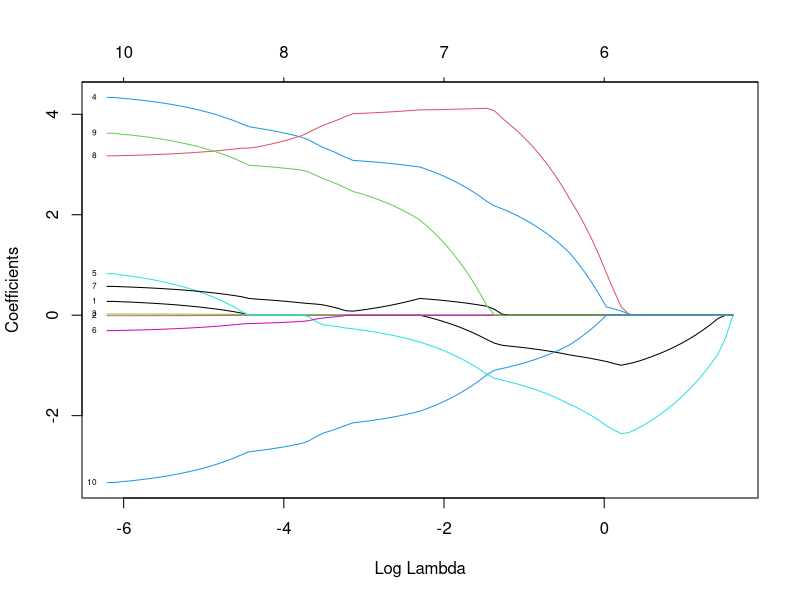
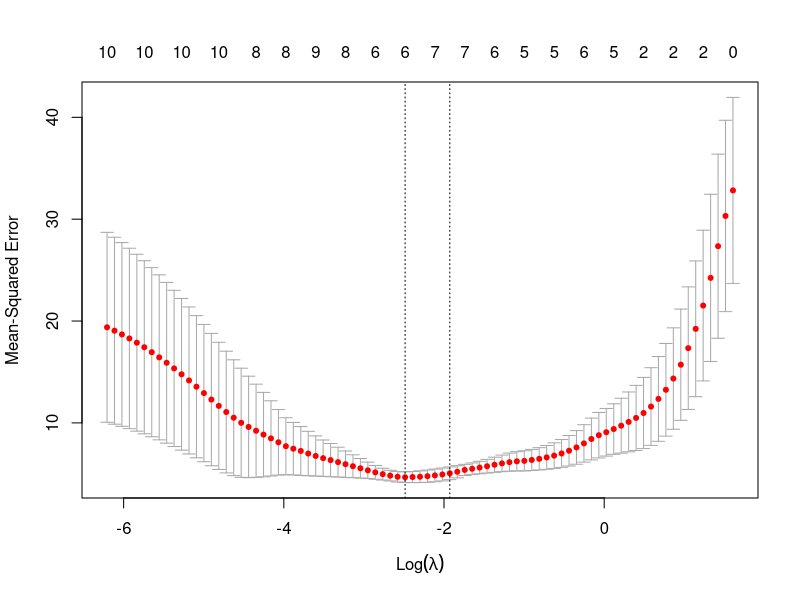

These charts were generated, in order, by the following R code:
######## step-up and step-down methods for mtcars #######
mtcars
names(mtcars)
cor(mtcars) # mpg is correletaed with wt (0.87),cyl (0.85), disp(0.85) and hp(0.78)
attach(mtcars)

#vs=as.factor(vs) # can be done but not needed as there are only values 0 and 1
#am=as.factor(am) # can be done but not needed as there are only values 0 and 1

#### Step up method for mtcars##########
summary(lm(mpg~cyl))
summary(lm(mpg~disp))
summary(lm(mpg~hp))
summary(lm(mpg~drat))
summary(lm(mpg~wt))  #the biggest R2=0.75 (and p-value is small)
summary(lm(mpg~qsec)) 
summary(lm(mpg~vs))
summary(lm(mpg~am))
summary(lm(mpg~gear))
summary(lm(mpg~carb))

summary(lm(mpg~wt+cyl)) #the biggest R2=0.83 (and p-value is small)
summary(lm(mpg~wt+disp))
summary(lm(mpg~wt+hp))
summary(lm(mpg~wt+drat))
summary(lm(mpg~wt+qsec))
summary(lm(mpg~wt+vs))
summary(lm(mpg~wt+am))
summary(lm(mpg~wt+gear))
summary(lm(mpg~wt+carb))

summary(lm(mpg~wt+cyl+disp))
summary(lm(mpg~wt+cyl+hp))
summary(lm(mpg~wt+cyl+drat))
summary(lm(mpg~wt+cyl+qsec))
summary(lm(mpg~wt+cyl+vs))
summary(lm(mpg~wt+cyl+am))
summary(lm(mpg~wt+cyl+gear))
summary(lm(mpg~wt+cyl+carb))
## none of these 3 are all significant  
## so the final model is mpg=39.7-3.2wt - 1.5cyl
mod.up=lm(mpg~wt+cyl)

#### Step down method for mtcars ########
summary(lm(mpg~cyl+disp+hp+drat+wt+qsec+vs+am+gear+carb)) #remove cyl
summary(lm(mpg~disp+hp+drat+wt+qsec+vs+am+gear+carb)) #remove vs
summary(lm(mpg~disp+hp+drat+wt+qsec+am+gear+carb)) #remove carb
summary(lm(mpg~disp+hp+drat+wt+qsec+am+gear)) #remove gear
summary(lm(mpg~disp+hp+drat+wt+qsec+am)) #remove drat
summary(lm(mpg~disp+hp+wt+qsec+am)) #remove disp
summary(lm(mpg~hp+wt+qsec+am)) #remove hp
summary(lm(mpg~wt+qsec+am)) # nothing more to remove
## so the final model is mpg=9.6-3.9wt+1.2qsec+2.9am
mod.down=lm(mpg~wt+qsec+am)


################### Lasso for the data set mtcars ################
##################################################################

library(glmnet)
mtcars # dataset mtcars: mpg is the response
x=as.matrix(mtcars[,-1])
y=mtcars[,1]

train=sample(1:nrow(x),0.67*nrow(x)) # train by using 2/3 of the x rows 
x.train=x[train,]; y.train=y[train]  # data to train
x.test=x[-train,]; y.test = y[-train] # data to test the prediction quality

# Prediction by using the linear model
# first fit linear model on the train data
lm.model=lm(mpg~cyl+disp+hp+drat+wt+qsec+vs+am+gear+carb,data=mtcars,subset=train)
y.predict.lm=predict(lm.model,newdata=mtcars[-train,]) # predict for the test rows
mse.lm=mean((y.test-y.predict.lm)^2); mse.lm # prediction quality by the linear model

# Now apply lasso method for selecting the variables and prediction 
library(glmnet) 
lasso.model=glmnet(x.train,y.train,alpha=1) # alpha=1 for lasso
# more options: standardize=TRUE, intercept=FALSE,nlambda=1000
# plots
plot(lasso.model,label=T,xvar="lambda") #standardize=T,type.coef="2norm",xvar="norm") "coef"
# label="T" in plot commando is supposed to indicate which curve corresponds 
# to which coefficients. but unfortunately, it is not clearly labelled. 
# The glmnet plot shows the shrinkage of the lasso coefficients as you move from 
# the right to the left. Lasso contrasts with ridge regression, which flattens 
# out everything, but does not zero out any of the regression coefficients.

## use cross validation to derive the best lambda 
lasso.cv=cv.glmnet(x.train,y.train,alpha=1,type.measure="mse",nfolds=5)
# option nfolds=5 means 5-fold cross validation. By default, the method 
# performs 10-fold cross validation to choose the best lambda.
plot(lasso.cv) 
lambda.min=lasso.cv$lambda.min; lambda.1se=lasso.cv$lambda.1se; 
lambda.min; lambda.1se # best lambda by cross validation
coef(lasso.model,s=lasso.cv$lambda.min) # cyl,hp,wt,am and carb are relevant
coef(lasso.model,s=lasso.cv$lambda.1se) # only cyl,hp and wt are releveant

# lambda.min is the value of lambda that gives minimum mean cross-validated 
# error. The other lambda saved is lambda.1se, which gives the most regularized 
# model such that error is within one standard error of the minimum. 

lasso.pred1=predict(lasso.model,s=lambda.min,newx=x.test) 
lasso.pred2=predict(lasso.model,s=lambda.1se,newx=as.matrix(x.test))
mse1.lasso=mean((y.test-lasso.pred1)^2); mse1.lasso
mse2.lasso=mean((y.test-lasso.pred2)^2); mse2.lasso

# By default, the glmnet function standardizes all the independent 
# variables, but here the dependent variable can also be standardized 
# by the function standardize=function(x){(x-mean(x))/sd(x)}).
# Then one may want not to include an intercept in lm and glmnet models, 
# because all the variables have already been standardized to a mean of zero. 
############## end of the example mtcars #############################

